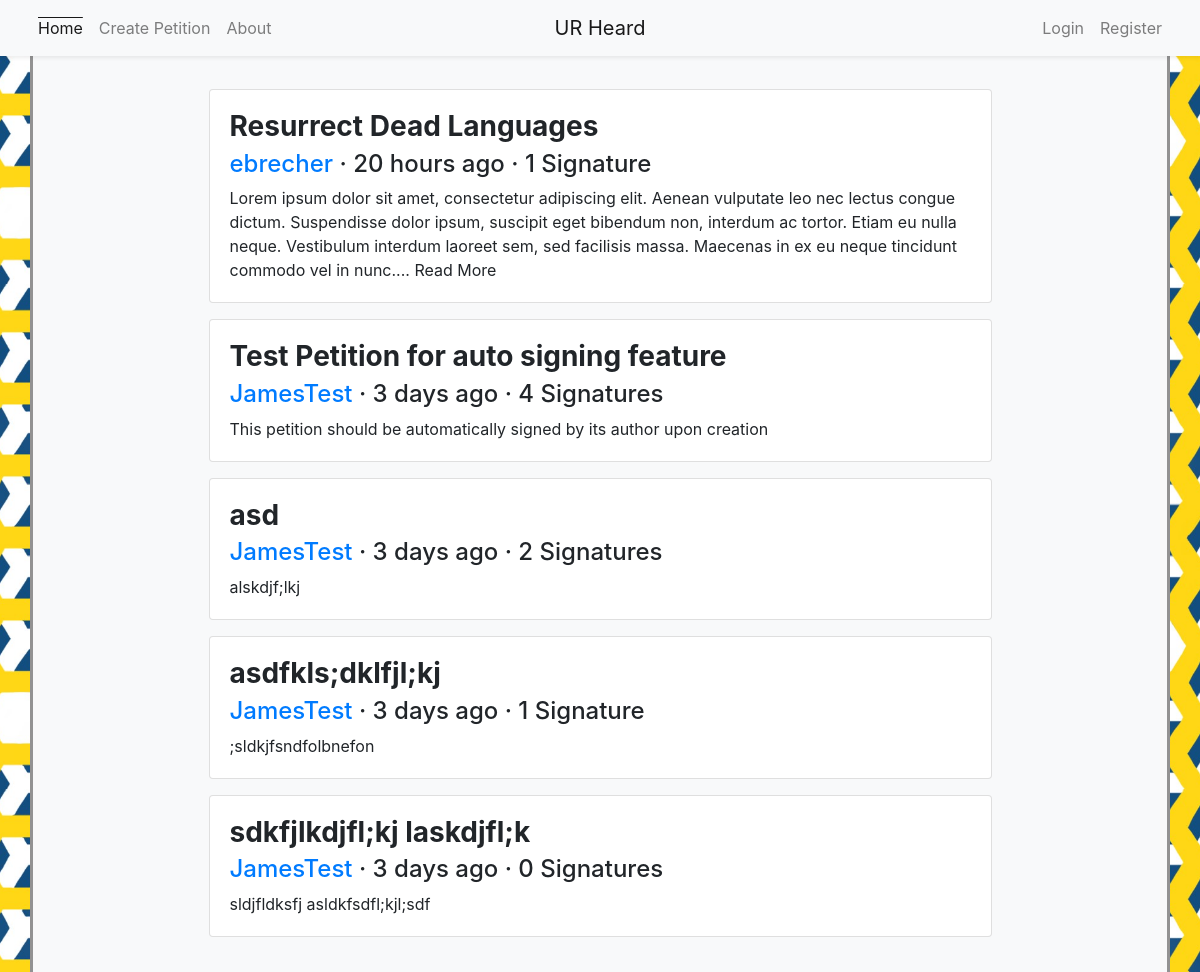
The page / on the database its author committed.
### models.py (models this page shows, shortened)
class Petition(db.Model):
	__tablename__ = 'petition'
	id = db.Column(db.Integer, primary_key=True)
	title = db.Column(db.String(80), nullable=False)
	body = db.Column(db.Text, nullable=False)
	author_id = db.Column(db.Integer, db.ForeignKey('user.id'), nullable=False)
	author = db.relationship('User', backref='petition')
	timestamp = db.Column(db.DateTime, default=datetime.utcnow)
	signers = db.relationship('User', secondary=signature, backref='signed_petitions')
	initial_signatures = 0
	signature_count = db.Column(db.Integer, default=initial_signatures)

class User(UserMixin, db.Model):
	__tablename__ = 'user'
	id = db.Column(db.Integer, primary_key=True)
	name = db.Column(db.String(50), nullable=False, unique=True, index=True)
	email = db.Column(db.String(50), unique=True, index=True)
	password_hash = db.Column(db.String(128))
	@property
	def password(self):
		raise AttributeError('password is not a readable attribute')

### app.py (the view)
@app.route('/', methods=['GET', 'POST'])
def index():
	petitions = Petition.query.order_by(Petition.timestamp.desc()).all()
	return render_template('index.html', petitions=petitions)

### templates/index.html (shortened to what this page needs)
{% extends "base.html" %}
{% block content %}
	<div class="container">
		<div class="d-flex flex-wrap justify-content-center">
		{% for petition in petitions %}
			<article class="card m-2 w-75">
				<a href="{{ url_for ('petition', id=petition.id) }}" class="text-body text-decoration-none">
					<div class="card-body">
						<h3 class="card-title font-weight-bold">{{petition.title}}</h3>
						<h4 class="card-subtitle mb-2"><object><a href="/profile/{{petition.author_id}}">{{petition.author.name}}</a></object> &middot; {{ moment(petition.timestamp).fromNow() }} &middot; {{ petition.signature_count }} {{'Signature' if petition.signature_count==1 else 'Signatures'}}</h4>
						<p class="card-text">{{petition.body | truncate(325, false, end='... Read More', leeway=10) }}</p>
					</div>
				</a>
			</article>
		{% endfor %}
		</div>
	</div>
{% endblock content %}

### templates/base.html (shortened to what this page needs)
{% from 'bootstrap/nav.html' import render_nav_item %}
{% from 'bootstrap/utils.html' import render_messages %}
{% import "bootstrap/form.html" as wtf %}
<!DOCTYPE html>
<html lang="en">
	<head>
		{% block head %}
			{% block styles %}
				{{ bootstrap.load_css() }}
			{% endblock styles %}
		{% endblock head %}
	</head>
	<body>
		<nav class="navbar navbar-expand-sm bg-light navbar-light sticky-top shadow-sm">
			<div class="container justify-content-around px-0">
				<ul class="navbar-nav ml-auto w-50">
					{{ render_nav_item('index', 'Home', use_li=True) }}
					{{ render_nav_item('create', 'Create Petition', use_li=True) }}
					{{ render_nav_item('about', 'About', use_li=True) }}
				</ul>
				<a href="/" class="navbar-brand mx-auto d-block text-center w-25">UR Heard</a>
				<ul class="navbar-nav mr-auto w-50 justify-content-end">
					{% if current_user.is_authenticated %}
						{{ render_nav_item('profile', current_user.name, use_li=True, id=current_user.id) }}
						{{ render_nav_item('logout', 'Logout', use_li=True) }}
					{% else %}
						{{ render_nav_item('login', 'Login', use_li=True) }}
						{{ render_nav_item('register', 'Register', use_li=True) }}
					{% endif %}
				</ul>
			</div>
		</nav>
		<div class="container bg-light" id="shadow">
			<div class="container bg-light" id="content">
			{% block content %}
			{% endblock content %}
			</div>
		</div>
	</body>
</html>

### rows shown on the page
Petition: title "Resurrect Dead Languages", author.name "ebrecher", timestamp "20 hours ago", signature_count "1", signature_count "Signature", body "Lorem ipsum dolor sit amet, consectetur adipiscing elit. Aenean vulputate leo nec lectus congue dictum. Suspendisse dolor ipsum, suscipit eget bibendum non, interdum ac tortor. Etiam eu nulla neque. Vestibulum interdum laoreet sem, sed facilisis massa. Maecenas in ex eu neque tincidunt commodo vel in nunc.... Read More"
Petition: title "Test Petition for auto signing feature", author.name "JamesTest", timestamp "3 days ago", signature_count "4", signature_count "Signatures", body "This petition should be automatically signed by its author upon creation"
Petition: title "asd", author.name "JamesTest", timestamp "3 days ago", signature_count "2", signature_count "Signatures", body "alskdjf;lkj"
Petition: title "asdfkls;dklfjl;kj", author.name "JamesTest", timestamp "3 days ago", signature_count "1", signature_count "Signature", body ";sldkjfsndfolbnefon"
Petition: title "sdkfjlkdjfl;kj laskdjfl;k", author.name "JamesTest", timestamp "3 days ago", signature_count "0", signature_count "Signatures", body "sldjfldksfj asldkfsdfl;kjl;sdf"

### other values the page prints
{{ render_nav_item('index', 'Home', use_li=True) }} "Home"
{{ render_nav_item('create', 'Create Petition', use_li=True) }} "Create Petition"
{{ render_nav_item('about', 'About', use_li=True) }} "About"
{{ render_nav_item('login', 'Login', use_li=True) }} "Login"
{{ render_nav_item('register', 'Register', use_li=True) }} "Register"
